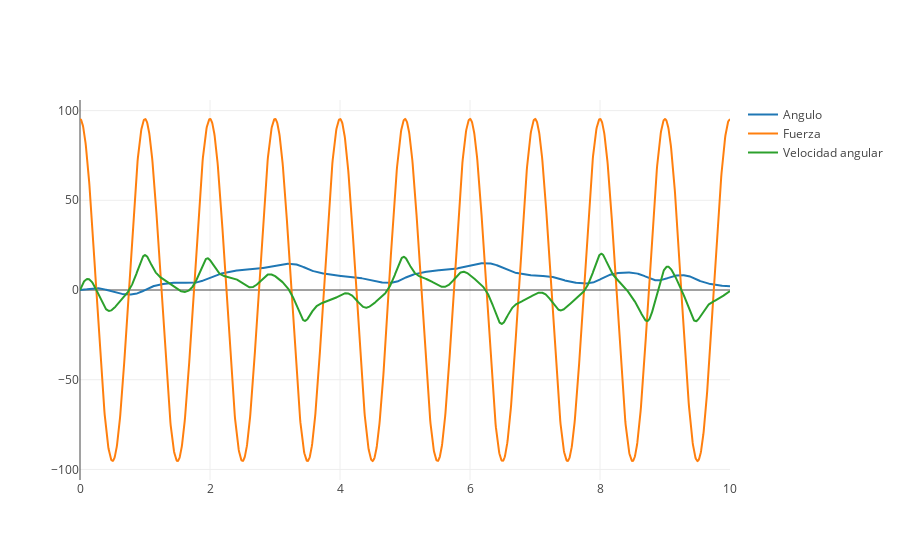

This figure's notebook cell:
### Code cell
Posición=go.Scatter(x=tiempo,y=sol1[0],name='Angulo')
Fuerza=go.Scatter(x=tiempo,y=1.073*omega0**2*np.cos(omega1*tiempo),name='Fuerza')
Velocidad=go.Scatter(x=tiempo,y=sol1[1],name='Velocidad angular')
plotly.offline.iplot([Posición,Fuerza,Velocidad])

### Figure 1 — Plotly figure (JSON) as saved in the notebook; plotly's stock layout.template omitted (floating-point values rounded to 4 significant figures; data arrays with more than 128 entries replaced by an {"elided": "..."} marker saying what was removed)
{"data": [{"name": "Angulo", "type": "scatter", "uid": "45afbcd2-db2d-11e8-a734-e839354c1137", "x": {"elided": "2000 float values"}, "y": {"elided": "2000 float values"}}, {"name": "Fuerza", "type": "scatter", "uid": "45afbcd3-db2d-11e8-9f40-e839354c1137", "x": {"elided": "2000 float values"}, "y": {"elided": "2000 float values"}}, {"name": "Velocidad angular", "type": "scatter", "uid": "45afbcd4-db2d-11e8-ab24-e839354c1137", "x": {"elided": "2000 float values"}, "y": {"elided": "2000 float values"}}], "layout": {}}
